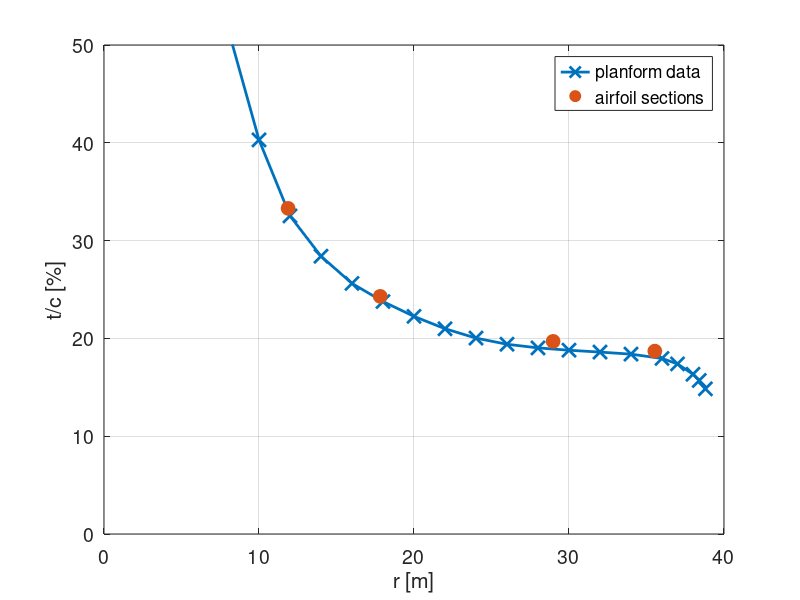

MATLAB code for this plot:
% thickness issues in NM80 case

Z = [
0.00
2.00
4.00
6.00
8.00
10.00
12.00
14.00
16.00
18.00
20.00
22.00
24.00
26.00
28.00
30.00
32.00
34.00
36.00
37.00
38.00
38.40
38.80];

TC = [
99.99
96.41
80.53
65.08
51.67
40.30
32.53
28.40
25.62
23.77
22.25
20.99
20.03
19.40
19.03
18.79
18.60
18.39
17.95
17.39
16.33
15.70
14.84];

Z_airfoil = [
    11.876
    17.820
    28.976
    35.535];

TC_airfoil = [
    33.3
    24.3
    19.7
    18.7];

figure
plot(Z,TC,'x-','LineWidth',2,'markersize',10)
hold on
h2 = plot(Z_airfoil,TC_airfoil,'o','markersize',10);
set(h2, 'markerfacecolor', get(h2, 'color')); % Use same color to fill in markers


xlim([0 40])
ylim([0 50])
xlabel('r [m]');
ylabel('t/c [%]');
grid
legend('planform data','airfoil sections')
set(gca,'FontSize',14)

